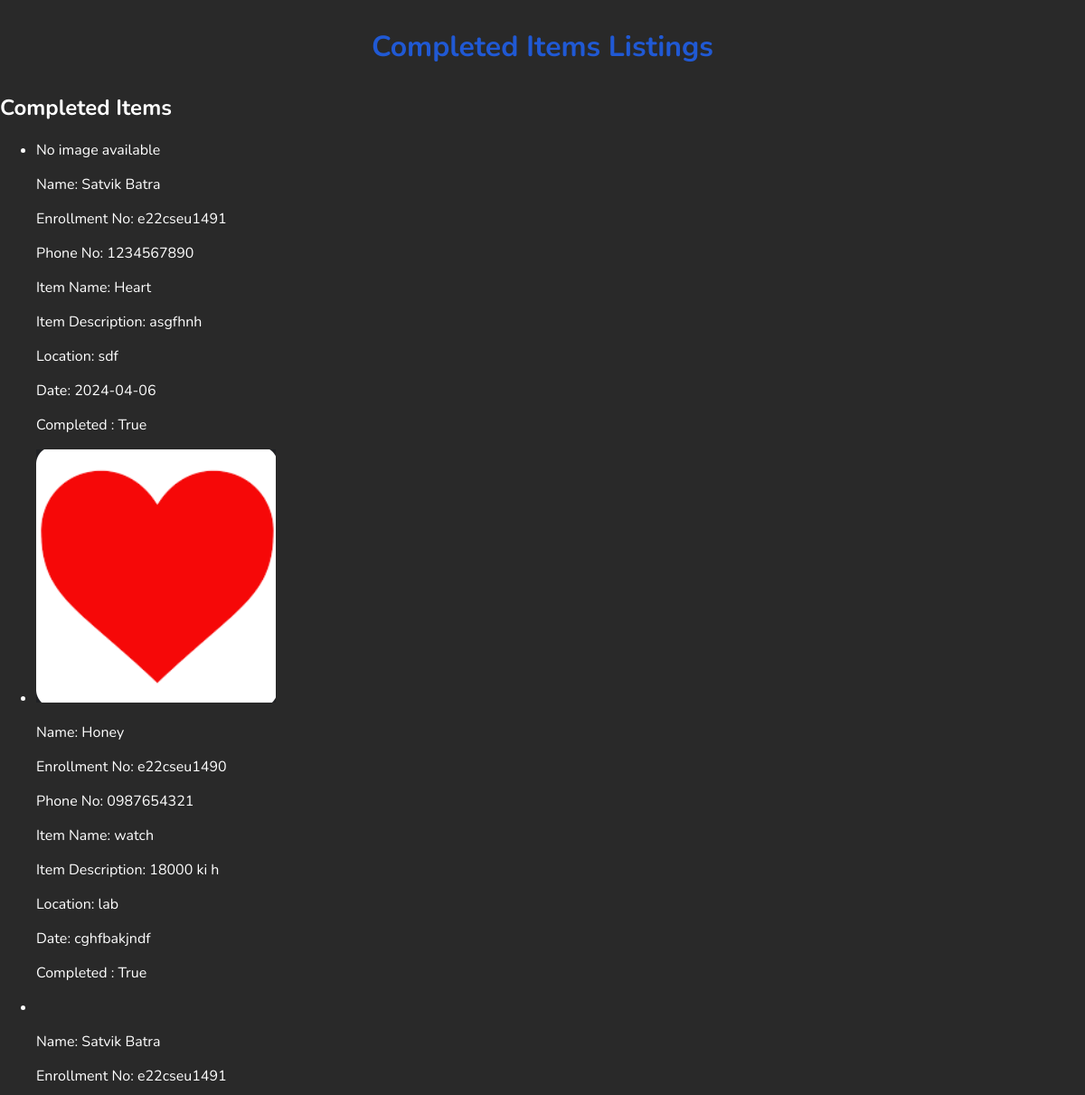
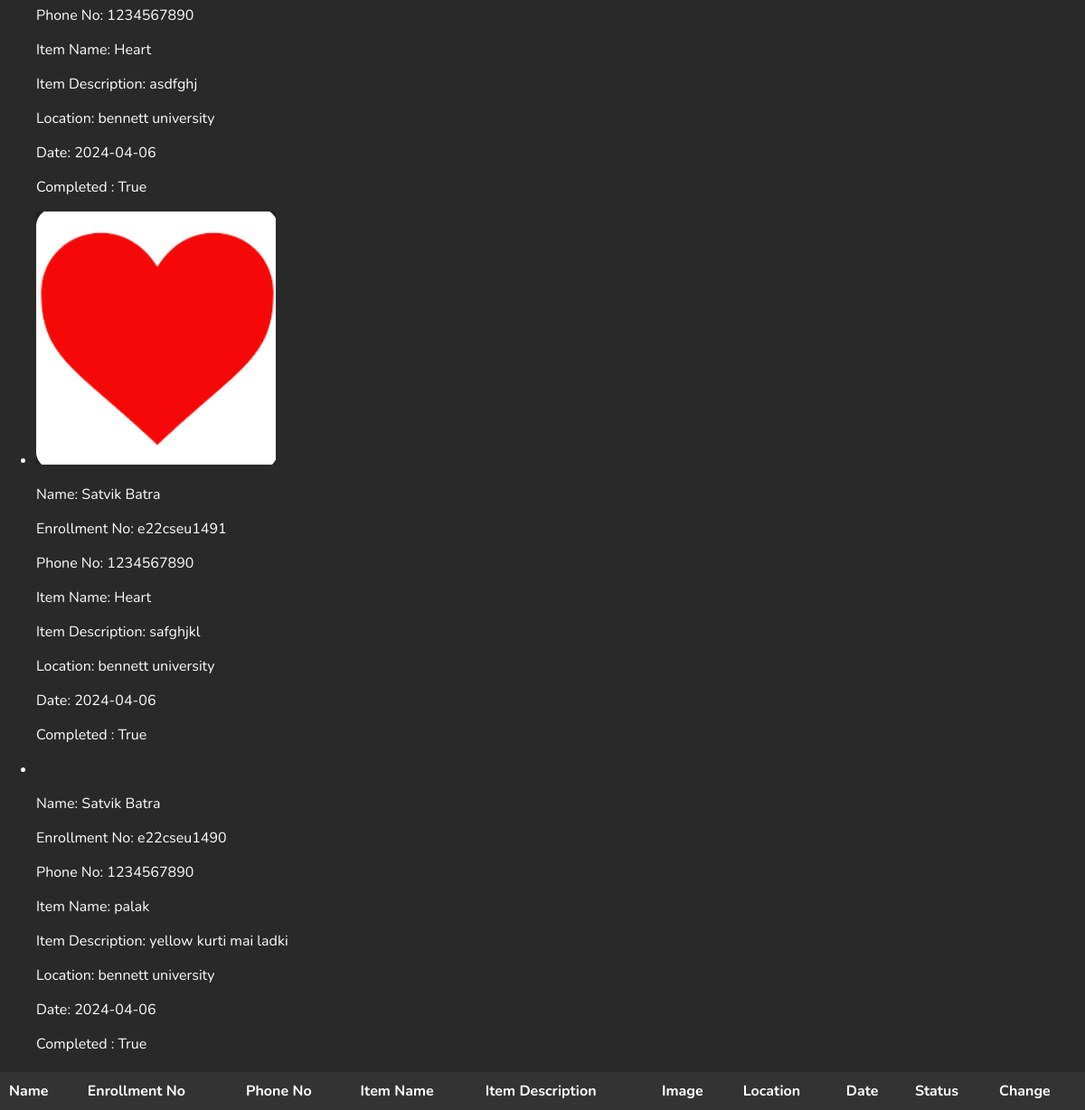
The app's page /org/completed/, older data (2 pictures, top to bottom).
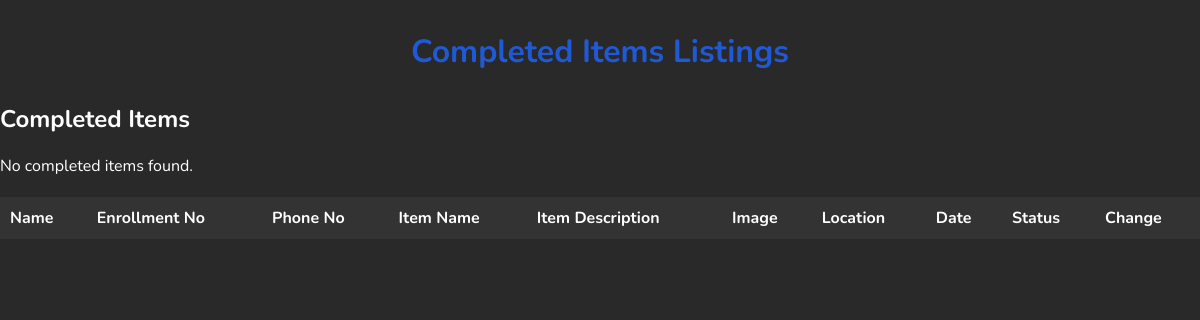
The same page, newer data.
### student/models.py (models this page shows)
class Lost_Item(models.Model):
    status = (
        ('not_received', 'Not Received'),
        ('received', 'Received'),
    )
    name = models.CharField(max_length=100)
    enrollment_no = models.CharField(max_length=100)
    phone_no = models.CharField(max_length=10)
    item_name = models.CharField(max_length=100)
    item_description = models.TextField(max_length=500)
    image = models.ImageField(null=True, blank=True, upload_to=lost_item_image_path)
    image_description = models.TextField(max_length=256,null=True, blank=True)
    location = models.TextField(max_length=100)
    date = models.CharField(max_length=50)
    status = models.CharField(max_length=100, choices=status, default='not_recieved')
    completed = models.BooleanField(default=False)
    @property
    def imageURL(self):
        try:
            url = self.image.url
        except:
            url = ''
        return url

### org/views.py (the view)
# urls.py: path('completed/', views.completed_items, name='completed_items'),
def completed_items(request):
    completed_items = Lost_Item.objects.filter(completed=True)  # Change status based on your implementation
    return render(request, 'completed_items.html', {'completed_items': completed_items})

### org/templates/completed_items.html (shortened to what this page needs)
<!DOCTYPE html>
<html lang="en">
<head>
    {% load static %}
    <link rel="stylesheet" href="{% static '/static/css/list.css' %}">
</head>
<body>
    <h1>Completed Items Listings</h1>
    <table>
        <thead>
            <tr>
                <th>Name</th>
                <th>Enrollment No</th>
                <th>Phone No</th>
                <th>Item Name</th>
                <th>Item Description</th>
                <th>Image</th>
                <th>Location</th>
                <th>Date</th>
                <th>Status</th>
                <th>Change</th>
            </tr>
        </thead>
        <tbody>
{% block content %}
<h2>Completed Items</h2>
{% if completed_items %}
    <ul>
        {% for item in completed_items %}
            <li>
                {% if item.imageURL %}
                    <img src="{{ item.imageURL }}" alt="">
                {% else %}
                    <p>No image available</p>
                {% endif %}
                <p>Name: {{ item.name }}</p>
                <p>Enrollment No: {{ item.enrollment_no }}</p>
                <p>Phone No: {{ item.phone_no }}</p>
                <p>Item Name: {{ item.item_name }}</p>
                <p>Item Description: {{ item.item_description }}</p>
                <p>Location: {{ item.location }}</p>
                <p>Date: {{ item.date }}</p>
                <p>Completed : {{item.completed }}</p>
            </li>
        {% endfor %}
    </ul>
{% else %}
    <p>No completed items found.</p>
{% endif %}
{% endblock %}
        </tbody>
    </table>
</body>
</html>

Row changes from the older to the newer data that the page shows:
removed Lost_Item: image "No image available", name "Satvik Batra", enrollment_no "e22cseu1491", phone_no "1234567890", item_name "Heart", item_description "asgfhnh", location "sdf", date "2024-04-06", completed "True"
removed Lost_Item: imageURL (picture), name "Honey", enrollment_no "e22cseu1490", phone_no "0987654321", item_name "watch", item_description "18000 ki h", location "lab", date "cghfbakjndf", completed "True"
removed Lost_Item: name "Satvik Batra", enrollment_no "e22cseu1491", phone_no "1234567890", item_name "Heart", item_description "asdfghj", location "bennett university", date "2024-04-06", completed "True"
removed Lost_Item: imageURL (picture), name "Satvik Batra", enrollment_no "e22cseu1491", phone_no "1234567890", item_name "Heart", item_description "safghjkl", location "bennett university", date "2024-04-06", completed "True"
removed Lost_Item: name "Satvik Batra", enrollment_no "e22cseu1490", phone_no "1234567890", item_name "palak", item_description "yellow kurti mai ladki", location "bennett university", date "2024-04-06", completed "True"
Text that changed along with them:
text now shown: "No completed items found."
